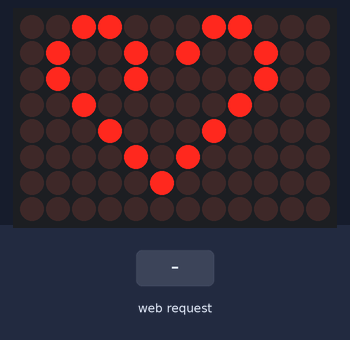
This sketch was run on a simulated Arduino Uno R4 WiFi. Parts: 12×8 LED matrix. Inputs (shaded band) come from the test bench. WiFi joins after 1.5 s; servers stay silent unless stated; not simulated (calls return 0 or success): credentials.h; what the sketch prints to the serial monitor is not drawn.

Above: at 3.0 s.
3.1 s: HTTP request GET /toggle?i= received
At 4.3 s:
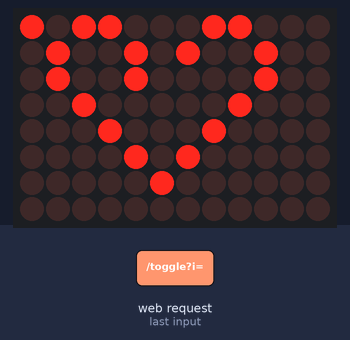
4.6 s: HTTP request GET /fill received
At 5.5 s:
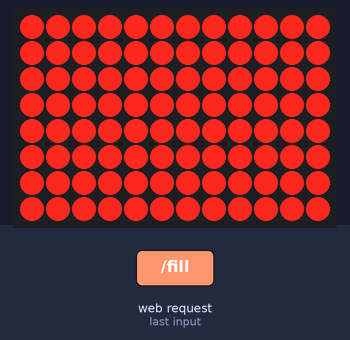
6.1 s: HTTP request GET /toggle?i= received
At 6.7 s:
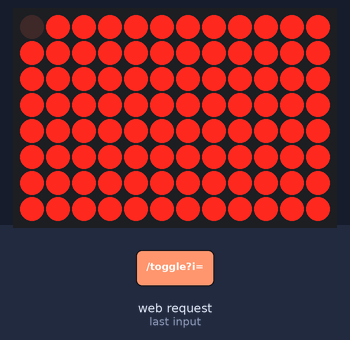
7.6 s: HTTP request GET /clear received
At 8.8 s:
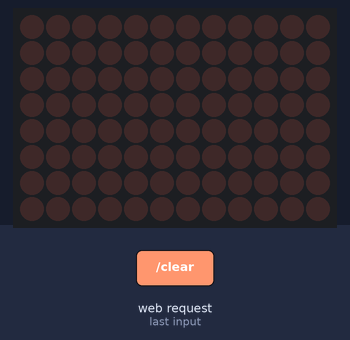
9.1 s: HTTP request GET /toggle?i= received
At 10.2 s:
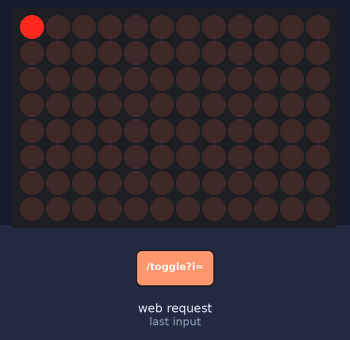
10.6 s: HTTP request GET /heart received
At 11.3 s:
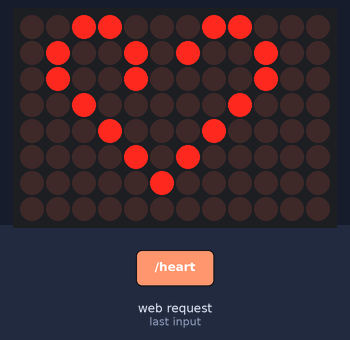
Timing chart, 0 to 13.1 s (numbered marks = the images above; inputs shaded):
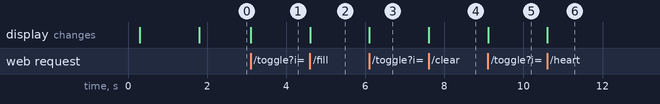

Measured:
- after the input at 3.1 s, the display: changes at once (image 1)
- after the input at 4.6 s, the display: changes at once (image 2)
- after the input at 6.1 s, the display: changes at once (image 3)
- after the input at 7.6 s, the display: changes at once (image 4)
- after the input at 9.1 s, the display: changes at once (image 5)
- after the input at 10.6 s, the display: changes at once (image 6)

The sketch:

Matrix_Paint.ino
```cpp
/*
 * Matrix_Paint - Arduino UNO R4 WiFi
 *
 * Serveur web qui expose une grille 12x8 cliquable depuis le navigateur :
 * chaque clic toggle un pixel sur la matrice LED integree.
 * Plusieurs clients peuvent peindre simultanement (sync via polling).
 * Boutons Clear / Fill / Coeur en preset.
 *
 * Board: Arduino UNO R4 WiFi
 * FQBN: arduino:renesas_uno:unor4wifi
 *
 * @dependencies (aucune)
 */

#include <WiFiS3.h>
#include "Arduino_LED_Matrix.h"
#include "credentials.h"

ArduinoLEDMatrix matrix;
WiFiServer server(80);

uint32_t frame[3] = {0, 0, 0};

const uint32_t HEART_FRAME[3] = {0x3184a448, 0x42081100, 0xa0040000};

void setBit(int idx, bool on) {
  if (idx < 0 || idx >= 96) return;
  int w = idx / 32;
  int b = 31 - (idx % 32);
  if (on) frame[w] |= (1UL << b);
  else    frame[w] &= ~(1UL << b);
}

bool getBit(int idx) {
  if (idx < 0 || idx >= 96) return false;
  int w = idx / 32;
  int b = 31 - (idx % 32);
  return (frame[w] >> b) & 1UL;
}

void toggleBit(int idx) {
  setBit(idx, !getBit(idx));
}

void render() {
  matrix.loadFrame(frame);
}

void sendHTML(WiFiClient& c) {
  c.println("HTTP/1.1 200 OK");
  c.println("Content-Type: text/html; charset=utf-8");
  c.println("Connection: close");
  c.println();
  c.println(F(
    "<!DOCTYPE html><html><head><meta charset='utf-8'>"
    "<meta name='viewport' content='width=device-width,initial-scale=1'>"
    "<title>UNO R4 - Matrix Paint</title>"
    "<style>"
    "body{font-family:sans-serif;background:#1e1e2e;color:#cdd6f4;text-align:center;padding:10px;margin:0;}"
    "h1{color:#89b4fa;margin:10px 0;}"
    ".grid{display:grid;grid-template-columns:repeat(12,1fr);gap:4px;max-width:480px;margin:20px auto;}"
    ".cell{aspect-ratio:1;background:#45475a;border-radius:4px;cursor:pointer;transition:.1s;}"
    ".cell.on{background:#f38ba8;box-shadow:0 0 8px #f38ba8;}"
    ".btn{background:#89b4fa;color:#1e1e2e;padding:10px 20px;border:none;border-radius:6px;margin:5px;font-weight:bold;cursor:pointer;font-size:16px;}"
    ".btn:hover{background:#74c7ec;}"
    "</style></head><body>"
    "<h1>Club Domontois - Matrix Paint</h1>"
    "<p>Clique sur un pixel pour le toggler. Plusieurs telephones peuvent jouer ensemble.</p>"
    "<div class='grid' id='g'></div>"
    "<button class='btn' onclick='cmd(\"/clear\")'>Clear</button>"
    "<button class='btn' onclick='cmd(\"/fill\")'>Fill</button>"
    "<button class='btn' onclick='cmd(\"/heart\")'>Coeur</button>"
    "<script>"
    "const g=document.getElementById('g');"
    "let s=new Array(96).fill(0);"
    "function render(){g.innerHTML='';for(let i=0;i<96;i++){const c=document.createElement('div');"
    "c.className='cell'+(s[i]?' on':'');c.onclick=()=>tog(i);g.appendChild(c);}}"
    "async function tog(i){s[i]=s[i]?0:1;render();await fetch('/toggle?i='+i);}"
    "async function cmd(u){await fetch(u);await refresh();}"
    "async function refresh(){try{const r=await fetch('/state');const j=await r.json();s=j;render();}catch(e){}}"
    "setInterval(refresh,800);render();refresh();"
    "</script></body></html>"
  ));
}

void sendJSON(WiFiClient& c, const String& body) {
  c.println("HTTP/1.1 200 OK");
  c.println("Content-Type: application/json");
  c.println("Connection: close");
  c.println();
  c.println(body);
}

void sendOK(WiFiClient& c) {
  c.println("HTTP/1.1 204 No Content");
  c.println("Connection: close");
  c.println();
}

String stateJSON() {
  String s = "[";
  for (int i = 0; i < 96; i++) {
    if (i) s += ',';
    s += getBit(i) ? '1' : '0';
  }
  s += ']';
  return s;
}

void handleRequest(WiFiClient& c, const String& req) {
  if (req.startsWith("GET / ") || req.startsWith("GET /index")) {
    sendHTML(c);
  } else if (req.startsWith("GET /state")) {
    sendJSON(c, stateJSON());
  } else if (req.startsWith("GET /toggle?i=")) {
    int idx = req.substring(14).toInt();
    toggleBit(idx);
    render();
    sendOK(c);
  } else if (req.startsWith("GET /clear")) {
    frame[0] = frame[1] = frame[2] = 0;
    render();
    sendOK(c);
  } else if (req.startsWith("GET /fill")) {
    frame[0] = frame[1] = frame[2] = 0xFFFFFFFF;
    render();
    sendOK(c);
  } else if (req.startsWith("GET /heart")) {
    memcpy(frame, HEART_FRAME, sizeof(frame));
    render();
    sendOK(c);
  } else {
    c.println("HTTP/1.1 404 Not Found");
    c.println("Connection: close");
    c.println();
  }
}

void setup() {
  Serial.begin(115200);
  delay(300);
  Serial.println();
  Serial.println("=== Matrix Paint - UNO R4 WiFi ===");

  matrix.begin();
  render();

  Serial.print("Connexion a ");
  Serial.println(WIFI_SSID);
  WiFi.begin(WIFI_SSID, WIFI_PASSWORD);
  while (WiFi.status() != WL_CONNECTED) {
    delay(300);
    Serial.print(".");
  }
  // Attente de l'attribution d'IP par DHCP
  IPAddress ip = WiFi.localIP();
  while (ip == IPAddress(0, 0, 0, 0)) {
    delay(200);
    Serial.print("?");
    ip = WiFi.localIP();
  }
  Serial.println();
  Serial.print("Connecte. Ouvre : http://");
  Serial.println(ip);

  // Affiche un coeur a l'init pour montrer que tout marche
  memcpy(frame, HEART_FRAME, sizeof(frame));
  render();

  server.begin();
}

void loop() {
  WiFiClient client = server.available();
  if (!client) return;

  String req;
  unsigned long start = millis();
  while (client.connected() && millis() - start < 2000) {
    if (client.available()) {
      char ch = client.read();
      req += ch;
      if (req.endsWith("\r\n\r\n")) break;
    }
  }

  if (req.length() > 0) {
    handleRequest(client, req);
  }
  delay(2);
  client.stop();
}
```
